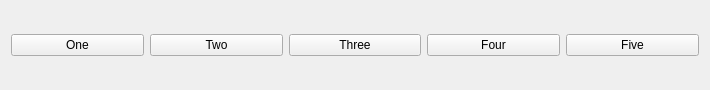
<?xml version="1.0" encoding="UTF-8"?>
<ui version="4.0">
 <class>Widget</class>
 <widget class="QWidget" name="Widget">
  <property name="geometry">
   <rect>
    <x>0</x>
    <y>0</y>
    <width>710</width>
    <height>90</height>
   </rect>
  </property>
  <property name="windowTitle">
   <string>Widget</string>
  </property>
  <layout class="QHBoxLayout" name="horizontalLayout">
   <item>
    <widget class="QPushButton" name="oneButton">
     <property name="text">
      <string>One</string>
     </property>
    </widget>
   </item>
   <item>
    <widget class="QPushButton" name="twoButton">
     <property name="text">
      <string>Two</string>
     </property>
    </widget>
   </item>
   <item>
    <widget class="QPushButton" name="threeButton">
     <property name="text">
      <string>Three</string>
     </property>
    </widget>
   </item>
   <item>
    <widget class="QPushButton" name="fourButton">
     <property name="text">
      <string>Four</string>
     </property>
    </widget>
   </item>
   <item>
    <widget class="QPushButton" name="fiveButton">
     <property name="text">
      <string>Five</string>
     </property>
    </widget>
   </item>
  </layout>
 </widget>
 <resources/>
 <connections/>
</ui>
